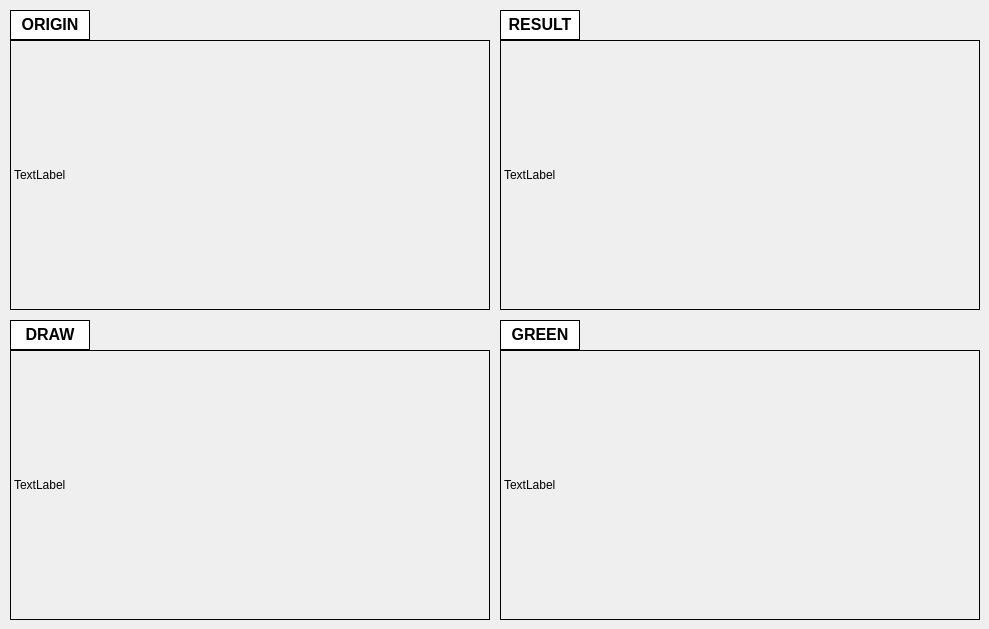
    <widget class="QWidget" name="Sign">
     <attribute name="title">
      <string>Sign</string>
     </attribute>
     <widget class="QLabel" name="origin_3">
      <property name="geometry">
       <rect>
        <x>10</x>
        <y>40</y>
        <width>480</width>
        <height>270</height>
       </rect>
      </property>
      <property name="frameShape">
       <enum>QFrame::Box</enum>
      </property>
      <property name="text">
       <string>TextLabel</string>
      </property>
     </widget>
     <widget class="QTextEdit" name="ORIGIN_3">
      <property name="geometry">
       <rect>
        <x>10</x>
        <y>10</y>
        <width>80</width>
        <height>30</height>
       </rect>
      </property>
      <property name="frameShape">
       <enum>QFrame::Box</enum>
      </property>
      <property name="frameShadow">
       <enum>QFrame::Plain</enum>
      </property>
      <property name="html">
       <string>&lt;!DOCTYPE HTML PUBLIC &quot;-//W3C//DTD HTML 4.0//EN&quot; &quot;http://www.w3.org/TR/REC-html40/strict.dtd&quot;&gt;
&lt;html&gt;&lt;head&gt;&lt;meta name=&quot;qrichtext&quot; content=&quot;1&quot; /&gt;&lt;style type=&quot;text/css&quot;&gt;
p, li { white-space: pre-wrap; }
&lt;/style&gt;&lt;/head&gt;&lt;body style=&quot; font-family:'Ubuntu'; font-size:11pt; font-weight:400; font-style:normal;&quot;&gt;
&lt;p align=&quot;center&quot; style=&quot; margin-top:0px; margin-bottom:0px; margin-left:0px; margin-right:0px; -qt-block-indent:0; text-indent:0px;&quot;&gt;&lt;span style=&quot; font-size:12pt; font-weight:600;&quot;&gt;ORIGIN&lt;/span&gt;&lt;/p&gt;&lt;/body&gt;&lt;/html&gt;</string>
      </property>
     </widget>
     <widget class="QTextEdit" name="RESULT_2">
      <property name="geometry">
       <rect>
        <x>500</x>
        <y>10</y>
        <width>80</width>
        <height>30</height>
       </rect>
      </property>
      <property name="frameShape">
       <enum>QFrame::Box</enum>
      </property>
      <property name="frameShadow">
       <enum>QFrame::Plain</enum>
      </property>
      <property name="html">
       <string>&lt;!DOCTYPE HTML PUBLIC &quot;-//W3C//DTD HTML 4.0//EN&quot; &quot;http://www.w3.org/TR/REC-html40/strict.dtd&quot;&gt;
&lt;html&gt;&lt;head&gt;&lt;meta name=&quot;qrichtext&quot; content=&quot;1&quot; /&gt;&lt;style type=&quot;text/css&quot;&gt;
p, li { white-space: pre-wrap; }
&lt;/style&gt;&lt;/head&gt;&lt;body style=&quot; font-family:'Ubuntu'; font-size:11pt; font-weight:400; font-style:normal;&quot;&gt;
&lt;p align=&quot;center&quot; style=&quot; margin-top:0px; margin-bottom:0px; margin-left:0px; margin-right:0px; -qt-block-indent:0; text-indent:0px;&quot;&gt;&lt;span style=&quot; font-size:12pt; font-weight:600;&quot;&gt;RESULT&lt;/span&gt;&lt;/p&gt;&lt;/body&gt;&lt;/html&gt;</string>
      </property>
     </widget>
     <widget class="QLabel" name="result_2">
      <property name="geometry">
       <rect>
        <x>500</x>
        <y>40</y>
        <width>480</width>
        <height>270</height>
       </rect>
      </property>
      <property name="frameShape">
       <enum>QFrame::Box</enum>
      </property>
      <property name="text">
       <string>TextLabel</string>
      </property>
     </widget>
     <widget class="QLabel" name="green">
      <property name="geometry">
       <rect>
        <x>500</x>
        <y>350</y>
        <width>480</width>
        <height>270</height>
       </rect>
      </property>
      <property name="frameShape">
       <enum>QFrame::Box</enum>
      </property>
      <property name="text">
       <string>TextLabel</string>
      </property>
     </widget>
     <widget class="QTextEdit" name="GREEN">
      <property name="geometry">
       <rect>
        <x>500</x>
        <y>320</y>
        <width>80</width>
        <height>30</height>
       </rect>
      </property>
      <property name="frameShape">
       <enum>QFrame::Box</enum>
      </property>
      <property name="frameShadow">
       <enum>QFrame::Plain</enum>
      </property>
      <property name="html">
       <string>&lt;!DOCTYPE HTML PUBLIC &quot;-//W3C//DTD HTML 4.0//EN&quot; &quot;http://www.w3.org/TR/REC-html40/strict.dtd&quot;&gt;
&lt;html&gt;&lt;head&gt;&lt;meta name=&quot;qrichtext&quot; content=&quot;1&quot; /&gt;&lt;style type=&quot;text/css&quot;&gt;
p, li { white-space: pre-wrap; }
&lt;/style&gt;&lt;/head&gt;&lt;body style=&quot; font-family:'Ubuntu'; font-size:11pt; font-weight:400; font-style:normal;&quot;&gt;
&lt;p align=&quot;center&quot; style=&quot; margin-top:0px; margin-bottom:0px; margin-left:0px; margin-right:0px; -qt-block-indent:0; text-indent:0px;&quot;&gt;&lt;span style=&quot; font-size:12pt; font-weight:600;&quot;&gt;GREEN&lt;/span&gt;&lt;/p&gt;&lt;/body&gt;&lt;/html&gt;</string>
      </property>
     </widget>
     <widget class="QTextEdit" name="DRAW">
      <property name="geometry">
       <rect>
        <x>10</x>
        <y>320</y>
        <width>80</width>
        <height>30</height>
       </rect>
      </property>
      <property name="frameShape">
       <enum>QFrame::Box</enum>
      </property>
      <property name="frameShadow">
       <enum>QFrame::Plain</enum>
      </property>
      <property name="html">
       <string>&lt;!DOCTYPE HTML PUBLIC &quot;-//W3C//DTD HTML 4.0//EN&quot; &quot;http://www.w3.org/TR/REC-html40/strict.dtd&quot;&gt;
&lt;html&gt;&lt;head&gt;&lt;meta name=&quot;qrichtext&quot; content=&quot;1&quot; /&gt;&lt;style type=&quot;text/css&quot;&gt;
p, li { white-space: pre-wrap; }
&lt;/style&gt;&lt;/head&gt;&lt;body style=&quot; font-family:'Ubuntu'; font-size:11pt; font-weight:400; font-style:normal;&quot;&gt;
&lt;p align=&quot;center&quot; style=&quot; margin-top:0px; margin-bottom:0px; margin-left:0px; margin-right:0px; -qt-block-indent:0; text-indent:0px;&quot;&gt;&lt;span style=&quot; font-size:12pt; font-weight:600;&quot;&gt;DRAW&lt;/span&gt;&lt;/p&gt;&lt;/body&gt;&lt;/html&gt;</string>
      </property>
     </widget>
     <widget class="QLabel" name="draw">
      <property name="geometry">
       <rect>
        <x>10</x>
        <y>350</y>
        <width>480</width>
        <height>270</height>
       </rect>
      </property>
      <property name="frameShape">
       <enum>QFrame::Box</enum>
      </property>
      <property name="text">
       <string>TextLabel</string>
      </property>
     </widget>
    </widget>
